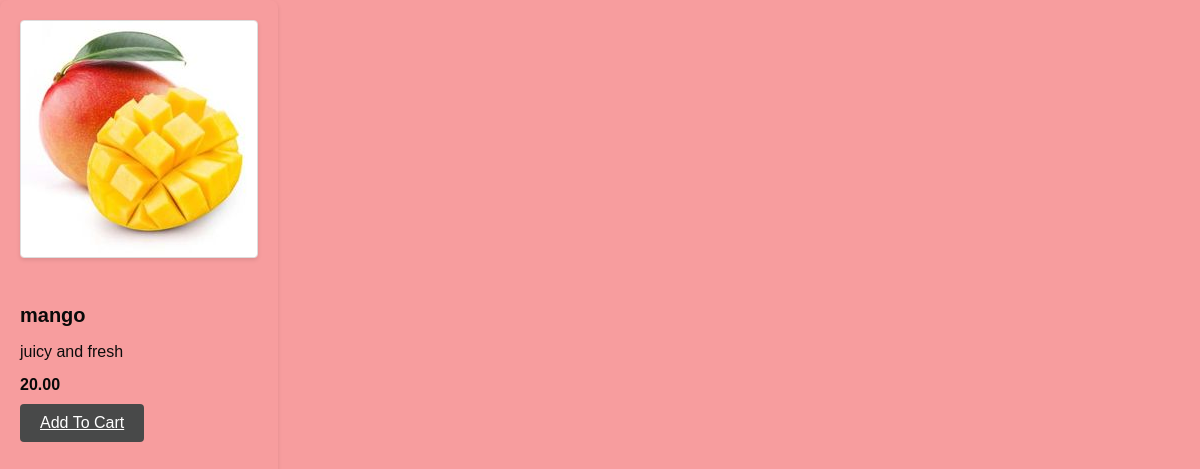
Screenshot of /inventory/product/detail21/ with the database file from the repository.
### inventory/models.py (models this page shows)
class Product(models.Model):
    name = models.CharField(max_length=32)
    price = models.DecimalField(max_digits=8, decimal_places=2)
    stock = models.PositiveIntegerField()
    image = models.ImageField()
    description = models.TextField()
    date_created = models.DateTimeField(auto_now_add=True)
    date_update = models.DateTimeField(auto_now=True)

### inventory/views.py (the view)
# urls.py: path("product/detail<int:id>/",product_detail_view,name="product_detail_view"),
def product_detail_view(request,id):
    product = Product.objects.get(id = id)
    return render(request,"inventory/product_detail.html",{"product":product})

### templates/inventory/product_detail.html (shortened to what this page needs)
<!DOCTYPE html>
<html lang="en">
<head>
</head>
<body>
</head>
<div class="details">
    <img src="{{product.image.url}}"/>
    <h4 id="title">{{product.name}}</h4>
    <p>{{product.description}}</p>
    <span>{{product.price}}</span>
    <button id="btn"> <a href="{% url 'cart_list' %}" class="cart_list">Add To Cart</a></button>
</div>
</html>

### templates/inventory/product_detail.html (style rules this page uses)
body { font-family: Arial, sans-serif; background-color: #f79d9e; margin: 0; padding: 0; display: flex; height: 100vh; }
.details { background-color: #f79d9e; border-radius: 8px; padding: 20px; box-shadow: 0 2px 4px rgba(0, 0, 0, 0.1); }
#title { color: #0A0A0A; margin-bottom: 10px; font-size: 20px; text-align: left; }
img { max-width: 100%; height: auto; margin-bottom: 15px; border: 1px solid #ddd; border-radius: 4px; box-shadow: 0 2px 4px rgba(0, 0, 0, 0.1); }
p { color: #0c0c0c; margin-bottom: 15px; }
span { font-weight: bold; color: #080808; display: block; margin-bottom: 10px; }
#btn { background-color: #484949; color: rgb(253, 247, 247); border: none; padding: 10px 20px; border-radius: 4px; cursor: pointer; transition: background-color 0.3s ease; }
.cart_list { color: white; font-size: 1.2em; }

### rows the page displays
Product: image (picture), name "mango", description "juicy and fresh", price "20.00"
